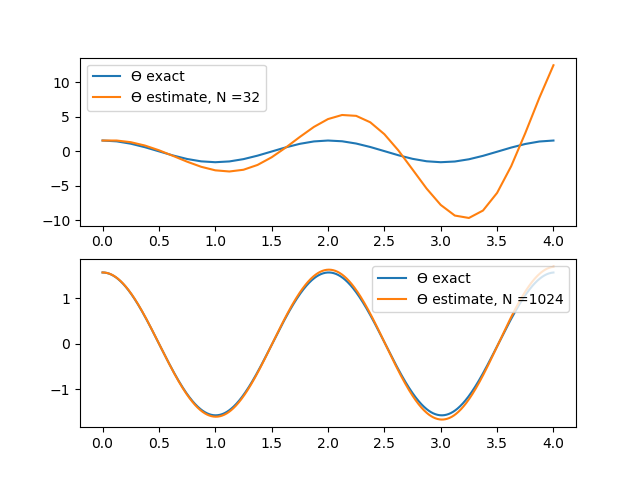

The Python source for this figure:
from Oppg2c import *

import numpy as np
import matplotlib.pyplot as plt

def lin_pendel(t, v0, theta0, g, L):
    return theta0 * np.cos(np.sqrt(g/L)*t) + v0/np.sqrt(g*L) * np.sin(np.sqrt(g/L)*t)

g, L, v0, theta0 = 9.81, 1, 0, np.pi/2
N = [2**5, 2**10]
T = 4
h = [T/n for n in N]
t = [np.linspace(0,T,n+1) for n in N]



plt.subplot(2, 1, 1)
v_hat, theta_hat = lin_pendel_euler(v0, theta0, g, L, N[0], h[0])
theta = lin_pendel(t[0], v0, theta0, g, L)
plt.plot(t[0], theta, label='ϴ exact')
plt.plot(t[0], theta_hat, label='ϴ estimate, N ={}'.format(N[0]))
plt.legend()

plt.subplot(2, 1, 2)
v_hat, theta_hat = lin_pendel_euler(v0, theta0, g, L, N[1], h[1])
theta = lin_pendel(t[1], v0, theta0, g, L)
plt.plot(t[1], theta, label='ϴ exact')
plt.plot(t[1], theta_hat, label='ϴ estimate, N ={}'.format(N[1]))
plt.legend()

plt.show()
